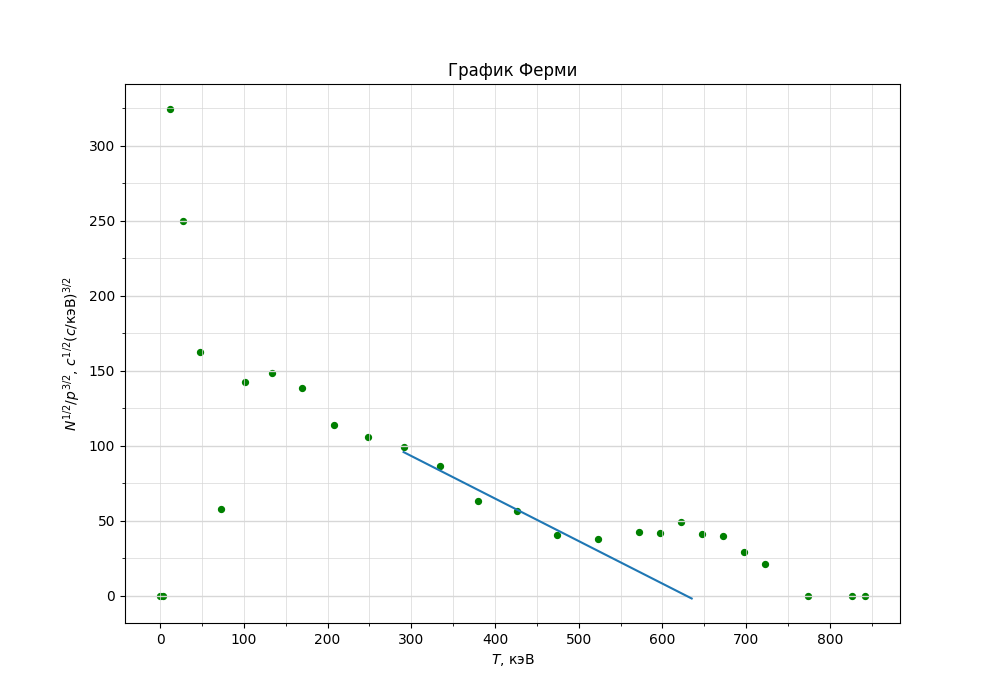

Reproduce this figure in Python.
import numpy as np
import matplotlib.pyplot as plt
from matplotlib.ticker import MultipleLocator

plt.figure(figsize=(10,7))  #Размер изображения
plt.title('График Ферми') # Заголовок


#y = [sqrt(_y_n_bal)/pow(x_p, 3/2) for _]
y_ferm = [0, 0, 324.97, 250.25, 162.54, 58.09, 142.24, 148.29, 138.84, 113.83, 
105.54, 98.99, 86.40, 63.33, 56.21, 40.36, 37.79, 42.35, 41.66, 49.41, 41.27,
39.78, 28.92, 20.98, 0, 0, 0]
x_ferm = [0, 3.1, 12.2, 27.1, 47.2, 72.1, 101.1, 133.8, 169.5, 207.8, 248.3,
290.8, 334.8, 380.2, 426.8, 474.4, 522.8, 572.2, 596.8, 621.8, 647, 672.2, 
697.6, 723.1, 774.5, 826.2, 841.8]

x=x_ferm
y=y_ferm

plt.scatter(x, y, s=18, c='green')  # Экспериментальные точки на графике

plt.xlabel('$T$, кэВ') # Подпись абсцисс
plt.ylabel(r'$N^{1/2}/p^{3/2}$, $c^{1/2}(c/$кэВ$)^{3/2}$') # Подпись ординат

yerr = [0 for _y in y]  # Погрешность по y
xerr = [0 for _x in x] # Погрешность по x
plt.errorbar(x, y, xerr=xerr, yerr=yerr, fmt=" ", color='k')

x_pol = [290.8, 334.8, 380.2, 426.8, 635]
y_pol = [98.99, 86.40, 63.33, 56.21, 0]
x_pol_a = [290.8, 334.8, 380.2, 426.8, 635]

p = np.polyfit(x_pol, y_pol, deg=1) # Построение кривой по мнк
p_f = np.poly1d(p)
plt.plot(x_pol_a, p_f(x_pol))
print(p_f)

DP = 2
ax = plt.gca()

## Характеристики сетки

ax.yaxis.set_minor_locator(MultipleLocator(25))
ax.yaxis.set_major_locator(MultipleLocator(50))
ax.xaxis.set_minor_locator(MultipleLocator(50))
ax.xaxis.set_major_locator(MultipleLocator(100))
ax.yaxis.grid(True,'major',linewidth=2/DP,linestyle='-',color='#d7d7d7')
ax.xaxis.grid(True,'minor',linewidth=1/DP,linestyle='-',color='#d7d7d7')
ax.yaxis.grid(True,'minor',linewidth=1/DP,linestyle='-',color='#d7d7d7')
ax.xaxis.grid(True,'major',linewidth=1/DP,linestyle='-',color='#d7d7d7',zorder=0)

plt.savefig('fermi.png')